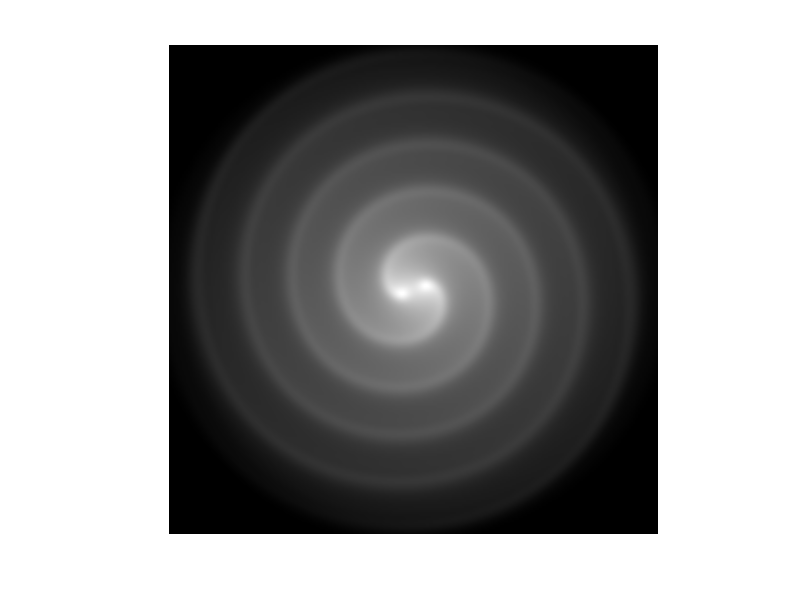

The MATLAB source for this figure:
map   = gray(256);
N     = 256;
phi   = zeros(N, N);
dphi  = zeros(N, N);
ddphi = zeros(N, N);
rho   = zeros(N, N);
[x y] = meshgrid(linspace(-1, 1, N));
f     = 0.01;
A     = 0.05;
for t = 1:N
    x1 = cos(2*pi*f*t)*A;
    y1 = sin(2*pi*f*t)*A;
    x2 = -cos(2*pi*f*t)*A;
    y2 = -sin(2*pi*f*t)*A;
    rho = exp(-2000*((x+x1).^2+(y+y1).^2)) + exp(-2000*((x+x2).^2+(y+y2).^2));

    ddphi = rho + del2(phi);
    dphi = dphi + ddphi;

     phi(1, :)   =   phi(2, :);
    dphi(1, :)   = -dphi(2, :);
     phi(end, :) =   phi(end-1, :);
    dphi(end, :) = -dphi(end-1, :);
     phi(:, 1)   =   phi(:, 2);
    dphi(:, 1)   = -dphi(:, 2);
     phi(:, end) =   phi(:, end-1);
    dphi(:, end) = -dphi(:, end-1);

    phi = phi + dphi;

    cla;
    c = phi/max(max(phi));
    surface(c, 'edgecolor', 'none');
    colormap(map);
    caxis([0 1]);
    axis([1 N 1 N]);
    axis square;
    axis off;
    shading interp;
    drawnow;
    % imwrite(c, ['png/' num2str(t, '%04.f') '.png']);
    % ffmpeg -r 30 -f image2 -i %04d.png -vcodec libx264 -crf 2 output.mp4
end
imwrite(c/max(max(c)), 'MATLAB-Wave-Equation-Screenshot.png');